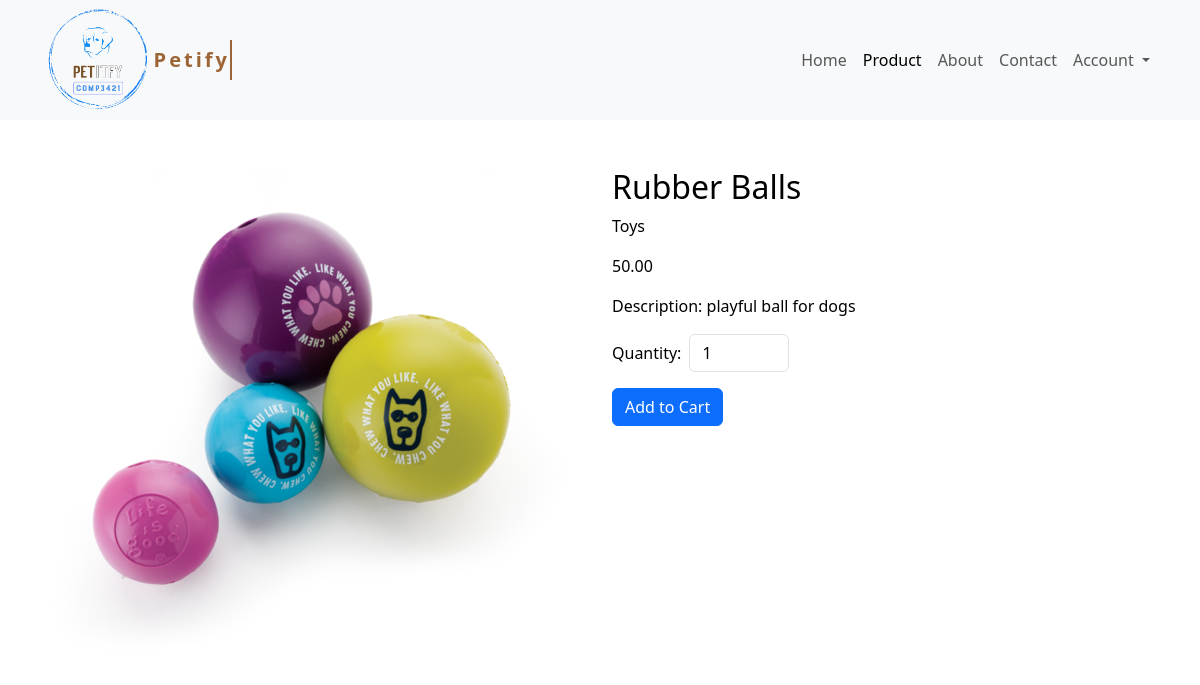
The app's page /productDetails.php?product_id=4 with its own data.
### tables this page shows
CREATE TABLE `products` (
  `id` int(11) UNSIGNED NOT NULL,
  `name` varchar(255) NOT NULL,
  `description` text DEFAULT NULL,
  `category` varchar(255) NOT NULL,
  `price` decimal(10,2) NOT NULL,
  `image` varchar(255) DEFAULT NULL
);

### productDetails.php (the view, shortened to what this page needs)
<?php
$product_id = isset($_GET['product_id']) ? intval($_GET['product_id']) : null;
require_once "connection.php";
$query = "SELECT * FROM products WHERE id = ?";
$stmt = mysqli_prepare($link, $query);
mysqli_stmt_bind_param($stmt, "i", $product_id);
mysqli_stmt_execute($stmt);
$result = mysqli_stmt_get_result($stmt);
$product = mysqli_fetch_assoc($result);
$product_name = $product['name'];
$product_price = $product['price'];
$product_category= $product['category'];
$product_description= $product['description'];
?>
<!DOCTYPE html>
<html lang="en" data-bs-theme="light">
<head>
    <link href="https://cdn.jsdelivr.net/npm/bootstrap@5.3.0-alpha3/dist/css/bootstrap.min.css" rel="stylesheet"
>
    <link rel="stylesheet" href="Style/style.css">
</head>
<body>
    <nav class="navbar navbar-expand-sm bg-body-tertiary">
        <div class="container-lg">
            <img src="Img/pet-logo.png" class="logo">
            <a class="navbar-brand" href="index.html">Petify</a>
            <div class="collapse navbar-collapse justify-content-end" id="navbarSupportedContent">
                <ul class="navbar-nav">
                    <li class="nav-item"><a href="index.html" class="nav-link">Home</a></li>
                    <li class="nav-item"><a href="product.php" class="nav-link active">Product</a></li>
                    <li class="nav-item"><a href="about.html" class="nav-link">About</a></li>
                    <li class="nav-item"><a href="contact.html" class="nav-link">Contact</a></li>
                    <li class="nav-item dropdown">
                        <a class="nav-link dropdown-toggle" href="#" role="button" data-bs-toggle="dropdown"
                            aria-expanded="false">
                            Account
                        </a>
                    </li>
                </ul>
            </div>
        </div>
    </nav>
    <div class="container my-5">
        <div class="row">
            <div class="col-md-6">
            <img id="product-image" src="Img/<?php echo $product['image']; ?>" alt="Product image" class="img-fluid">
            </div>
            <div class="col-md-6">
            <h2 id="product-name"><?php echo $product_name; ?></h2>
            <p id="product-category"><?php echo $product_category; ?></p>
            <p id="product-price"><?php echo $product_price; ?></p>
            <p id="product-description">Description: <?php echo $product_description; ?></p>
                <div class="d-flex align-items-center">
                    <label for="product-quantity" class="me-2">Quantity:</label>
                    <input type="number" id="product-quantity" class="form-control" min="1" max="99" value="1"
                        style="width: 100px;">
                </div>
                <button id="addToCartBtn" class="btn btn-primary mt-3" product-id="<?php echo $product['id']; ?>">Add to Cart</button>
            </div>
        </div>
    </div>
</body>
</html>

### Style/style.css (style rules this page uses)
:root { --theme-color: #966845; --primary-text-color: #000000; --primary-bg-color: #ffffff; --secondary-text-color: #DCD8C4; --secondary-bg-color: #1B1C1D; --card-bg-color: #F4F2EC; }
* { margin: 0; padding: 0; }
a { color: black; text-decoration: none; }
:root { --bs-body-color: rgb(0, 0, 0); }
body { background-image: url(https://www.toptal.com/designers/subtlepatterns/uploads/leaves.png); }
.logo { width: 10%; }
.navbar.bg-body-tertiary { background-color: red; }
.navbar-brand { overflow: hidden; border-right: .10em solid rgba(133, 61, 2, 0.792); white-space: nowrap; margin: 0 auto; letter-spacing: .15em; font-weight: bold; animation: typing 2s steps(30, end), blink-caret 1s step-end infinite; color: rgba(133, 61, 2, 0.792); }

### records on screen
products: image (picture), name "Rubber Balls", category "Toys", price "50.00", description "playful ball for dogs"
